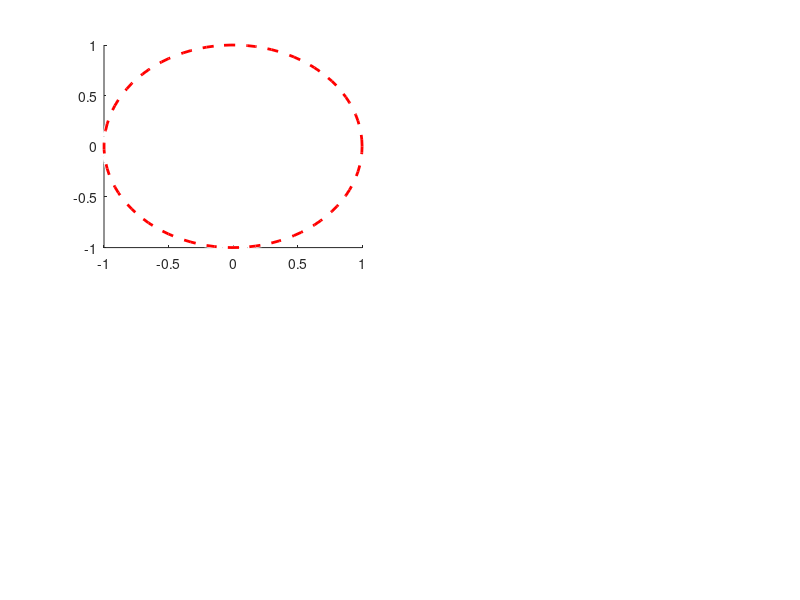

Recreate this plot in MATLAB. (Note: this script raises an error after producing the figure.)
%% Repetitive


% make video
Frate = 3;FLen = 102;
Frame1(FLen) = struct('cdata',[],'colormap',[]);
Frame2(FLen) = struct('cdata',[],'colormap',[]);
figure(102)
for i = 1:FLen
close(102)
figure(102)
subplot(2,2,1)
hold on
viscircles([0 0],1,'LineStyle','--');
plot(real(P1(:,i)),imag(P1(:,i)),'o')
hold off
grid on
legend('1st ','2nd ','3rd','4th','Location','northeast')
title('Poles for stereo observation')
xlabel('Real');ylabel('Imaginary');
xlim([-1 1.5]);ylim([-2 2]);
subplot(2,2,2)
hold on
viscircles([0 0],1,'LineStyle','--');
plot(real(P2(:,i)),imag(P2(:,i)),'o')
hold off
grid on
legend('1st ','2nd ','3rd','4th','Location','northeast')
title('Poles for mono observation')
xlabel('Real');ylabel('Imaginary');
xlim([-1 1.5]);ylim([-2 2]); 
subplot(2,2,[3,4])
plot(Etime_,pose,'gx',time(1:i),BF./disps(1:i) .* mask(1:i),'ro--',time(1:i),1/lam ./ scales(1:i),'b+-.',time(1:i),X(2,1:i),'kx-')
title('Pose Comparison')
xlim([0 20])
legend('Ground Truth','From Stereo Disparity','From Scaling','EKF','Location','southeast')
grid on;
xlabel('time [s]')
ylabel('Estimated Velocity[m]')
set(102,'Position',[-1500 0 800 800])

% Put current figure into Frame
Frame1(i) = getframe(102);
%Frame2(i) = getframe(103);

end

% % convert the Frame to movie and show
% figure(2);
% movie(Frame,1);

%% write to video
v1 = VideoWriter('pole12.avi');
% v2 = VideoWriter('pole2.avi');
v1.FrameRate = Frate; % Framerate
% v2.FrameRate = Frate; % Framerate
open(v1);
writeVideo(v1,Frame1);
close(v1);
% open(v2);
% writeVideo(v2,Frame2);
% close(v2);

